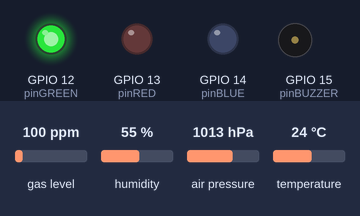
Bench run of a program on a simulated ESP32. Parts: output pins drawn as LEDs (lit = HIGH), buzzer (waves = sounding, pin HIGH). Inputs (shaded band) come from the test bench; at power-on: gas level 100 ppm, humidity 55 %, air pressure 1013 hPa, temperature 24 °C. What the program prints to the serial monitor is not drawn.

Above: at 54.8 s.
At 57.4 s:
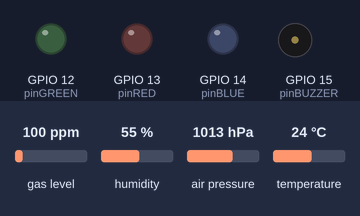
Timing chart, 0 to 59.1 s (numbered marks = the images above):
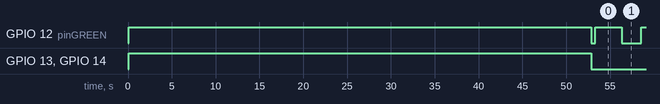

The program:

main.cpp
```cpp
#include <Wire.h>
#include <SPI.h>
#include <Adafruit_Sensor.h>
#include <Adafruit_BME680.h>
#include <stdio.h>
#include <stdlib.h>

#define SEALEVELPRESSURE_HPA (1013.25)
#define TAMANHO_JANELA_MEDIA 5 // Quantidade 'N' de leituras na fila para a media movel

// ---------------- ESTRUTURAS DA FILA ----------------
typedef struct No {
    float dado;
    struct No *prox;
} No;

typedef struct {
    No *inicio;
    No *fim;
    int tamanho;
    int capacidade_max;
    float soma; // Acumulador para calcular a media em O(1)
} Fila;

// ---------------- HARDWARE E VARIAVEIS GLOBAIS ----------------
// Pinos do LED e do Buzzer
const int pinRED = 13;
const int pinGREEN = 12;
const int pinBLUE = 14;
const int pinBUZZER = 15;

// Variaveis para o controle do Buzzer e do LED
unsigned long BuzzerBeginTime = 0;
bool buzzerAtivo = false;
unsigned long LedBeginTime = 0;
bool ledAtivo = false;

// Resistencia de referencia do sensor
float R0 = 0.0;

Adafruit_BME680 bme; // I2C

// Estrutura de dados do sensor
struct SensorData {
    float temperature;
    float humidity;
    float pressure;
    float gasResistance;      // Resistencia instantanea lida (kOhms)
    float gasResistanceMedia; // Media movel das ultimas N resistencias (kOhms)
    float altitude;
    float dewPoint;
    int airQualityLevel;
    float razao_R;
    unsigned long lastUpdate;
};

SensorData sensorData;
Fila filaResistencia; // Instancia global da fila de media movel

// ---------------- PROTOTIPOS DAS FUNCOES ----------------
// Funcoes do Sensor e Perifericos
void readSensorData();
float dewPointCalculation(float temperature, float humidity);
void printSensorData();
void activateBuzzer();
void updateBuzzer();
void updateLED();
void calibrarSensor();
int calculateAirQualityLevel(float razao_R);

// Funcoes da Fila (Lista Ligada)
Fila cria_fila(int capacidade_max);
void enqueue(Fila *fila, float valor);
void dequeue(Fila *fila);
float obter_media_fila(Fila *fila);
void limpar_fila(Fila *fila);

// ---------------- SETUP E LOOP ----------------
void setup() {
    Serial.begin(115200);
    delay(100);

    Serial.println(F("BME688 Environmental Monitor - Inicializando..."));

    if (!bme.begin()) {
        Serial.println("Nao foi possivel encontrar um sensor BME688 valido, verifique as conexoes!");
        while (1) {
            delay(1000);
        }
    }

    // Inicializa a fila com o tamanho definido para a media movel
    filaResistencia = cria_fila(TAMANHO_JANELA_MEDIA);

    // Configuracao dos pinos do LED e do buzzer
    pinMode(pinRED, OUTPUT);
    pinMode(pinGREEN, OUTPUT);
    pinMode(pinBLUE, OUTPUT);
    pinMode(pinBUZZER, OUTPUT);

    digitalWrite(pinRED, LOW);
    digitalWrite(pinGREEN, LOW);
    digitalWrite(pinBLUE, LOW);
    digitalWrite(pinBUZZER, LOW);

    // Configuracao do sensor
    // Segundo o datasheet, e recomendado iniciar umidade, temperatura e pressao nesta ordem
    bme.setHumidityOversampling(BME680_OS_4X);
    bme.setTemperatureOversampling(BME680_OS_8X);
    bme.setPressureOversampling(BME680_OS_4X);
    bme.setIIRFilterSize(BME680_FILTER_SIZE_3);
    bme.setGasHeater(320, 150); // 320 C por 150 ms
    Serial.println("Configuracao do sensor BME688 concluida.\n");

    calibrarSensor(); // Realiza a calibracao com o LED branco aceso
    readSensorData(); // Primeira leitura ja aplicando a fila
    printSensorData();
}

void loop() {
    static unsigned long lastReadTime = 0;

    // Realiza a leitura a cada 5 segundos (5000 ms)
    if (millis() - lastReadTime > 5000) {
        readSensorData();
        printSensorData();

        // Reseta o LED (apaga todas as cores)
        digitalWrite(pinRED, LOW);
        digitalWrite(pinGREEN, LOW);
        digitalWrite(pinBLUE, LOW);

        // Aciona o hardware conforme o nivel
        // 1 = bom (verde), 2 = moderado (amarelo), 3 = ruim (vermelho), 4 = critico (magenta + buzzer)
        switch (sensorData.airQualityLevel) {
            case 1:
                // LED verde
                digitalWrite(pinGREEN, HIGH);
                break;
            case 2:
                // LED amarelo
                digitalWrite(pinRED, HIGH);
                digitalWrite(pinGREEN, HIGH);
                break;
            case 3:
                // LED vermelho
                digitalWrite(pinRED, HIGH);
                break;
            case 4:
                // LED magenta + Buzzer
                digitalWrite(pinRED, HIGH);
                digitalWrite(pinBLUE, HIGH);
                activateBuzzer();
                break;
        }
        // Inicia os parametros de controle do LED
        LedBeginTime = millis();
        ledAtivo = true;

        lastReadTime = millis();
    }

    updateBuzzer();
    updateLED();
}

// ---------------- FUNCOES DO SENSOR E HARDWARE ----------------
void readSensorData() {
    unsigned long endTime = bme.beginReading();
    if (endTime == 0) {
        Serial.println("Falha ao iniciar leitura :(");
        return;
    }

    delay(50); // Tempo para medicao do sensor

    if (!bme.endReading()) {
        Serial.println("Falha ao completar leitura :(");
        return;
    }

    // Coleta e calculo dos dados basicos
    sensorData.humidity = bme.humidity;
    sensorData.temperature = bme.temperature;
    sensorData.pressure = bme.pressure / 100.0F;
    sensorData.gasResistance = bme.gas_resistance / 1000.0F; // kOhms
    sensorData.altitude = bme.readAltitude(SEALEVELPRESSURE_HPA);
    sensorData.dewPoint = dewPointCalculation(sensorData.temperature, sensorData.humidity);

    // Se o sensor ja foi calibrado (R0 > 0), alimenta a fila e usa a media movel
    if (R0 == 0.0F) {
        sensorData.gasResistanceMedia = sensorData.gasResistance;
        sensorData.razao_R = 0.0F;
    } else {
        enqueue(&filaResistencia, sensorData.gasResistance);
        sensorData.gasResistanceMedia = obter_media_fila(&filaResistencia);
        sensorData.razao_R = sensorData.gasResistanceMedia / R0;
    }

    sensorData.airQualityLevel = calculateAirQualityLevel(sensorData.razao_R);
    sensorData.lastUpdate = millis();
}

float dewPointCalculation(float temperature, float humidity) {
    float a = 17.271;
    float b = 237.7;
    float temp = (a * temperature) / (b + temperature) + log(humidity / 100.0);
    return (b * temp) / (a - temp);
}

int calculateAirQualityLevel(float razao_R) {
    if (razao_R >= 0.75) return 1;      // Excelente / Bom
    else if (razao_R >= 0.40) return 2; // Moderado
    else if (razao_R >= 0.20) return 3; // Ruim
    else return 4;                      // Critico
}

void printSensorData() {
    Serial.println("--- Novas Leituras do Sensor ---");
    Serial.printf("Temperatura: %.2f C\n", sensorData.temperature);
    Serial.printf("Umidade: %.2f %%\n", sensorData.humidity);
    Serial.printf("Pressao: %.2f hPa\n", sensorData.pressure);
    Serial.printf("Gas (Instantaneo): %.2f kOhms\n", sensorData.gasResistance);
    Serial.printf("Gas (Media Movel [%d/%d]): %.2f kOhms\n",
                  filaResistencia.tamanho, filaResistencia.capacidade_max, sensorData.gasResistanceMedia);
    Serial.printf("Altitude: %.2f m\n", sensorData.altitude);
    Serial.printf("Ponto de Orvalho: %.2f C\n", sensorData.dewPoint);
    Serial.printf("Razao entre as resistencias (R_medio / R0): %.2f\n", sensorData.razao_R);

    switch (sensorData.airQualityLevel) {
        case 1:
            Serial.printf("Nivel de Alerta: Bom\n");
            break;
        case 2:
            Serial.printf("Nivel de Alerta: Moderado\n");
            break;
        case 3:
            Serial.printf("Nivel de Alerta: Ruim\n");
            break;
        case 4:
            Serial.printf("Nivel de Alerta: Critico\n");
            break;
    }
    Serial.println("--------------------------------\n");
}

void activateBuzzer() {
    digitalWrite(pinBUZZER, HIGH);
    BuzzerBeginTime = millis();
    buzzerAtivo = true;
}

void updateBuzzer() {
    if (buzzerAtivo && millis() - BuzzerBeginTime > 1000) {
        digitalWrite(pinBUZZER, LOW);
        buzzerAtivo = false;
    }
}

void calibrarSensor() {
    Serial.println("Iniciando calibracao do BME688...");
    Serial.println("Mantenha o ambiente limpo. Aguarde alguns segundos.");

    // Acende o LED em Branco (Vermelho + Verde + Azul ativos) durante a calibracao
    digitalWrite(pinRED, HIGH);
    digitalWrite(pinGREEN, HIGH);
    digitalWrite(pinBLUE, HIGH);

    int numeroLeituras = 10;
    float somaDasLeituras = 0.0;
    float leituraAtual;

    // Descarta a primeirissima leitura, que costuma vir com lixo de memoria ou fria
    readSensorData();
    delay(500);

    for (int i = 0; i < numeroLeituras; i++) {
        readSensorData();
        leituraAtual = sensorData.gasResistance; // Resistencia instantanea em kOhms
        somaDasLeituras += leituraAtual;

        Serial.print("#");
        delay(5000);
    }

    // Apaga o LED branco ao finalizar a calibracao
    digitalWrite(pinRED, LOW);
    digitalWrite(pinGREEN, LOW);
    digitalWrite(pinBLUE, LOW);

    // Garante que a fila comece limpa apos a calibracao
    limpar_fila(&filaResistencia);

    // Calcula a media aritmetica de referencia
    R0 = somaDasLeituras / numeroLeituras;

    Serial.println();
    Serial.print("Calibracao concluida! R0 = ");
    Serial.print(R0);
    Serial.println(" kOhms\n");
}

void updateLED() {
    if (ledAtivo && (millis() - LedBeginTime > 3000)) {
        digitalWrite(pinRED, LOW);
        digitalWrite(pinGREEN, LOW);
        digitalWrite(pinBLUE, LOW);
        ledAtivo = false;
    }
}

// ---------------- IMPLEMENTACAO DAS FUNCOES DA FILA ----------------
Fila cria_fila(int capacidade_max) {
    Fila fila;
    fila.inicio = NULL;
    fila.fim = NULL;
    fila.tamanho = 0;
    fila.capacidade_max = capacidade_max;
    fila.soma = 0.0F;
    return fila;
}

void enqueue(Fila *fila, float valor) {
    if (fila == NULL) return;

    // Se a fila ja atingiu o limite de N elementos, remove o mais antigo antes de inserir
    if (fila->tamanho >= fila->capacidade_max) {
        dequeue(fila);
    }

    No *novo = (No *)malloc(sizeof(No));
    if (novo == NULL) {
        Serial.println("Erro: Falha ao alocar memoria para a fila!");
        return;
    }

    novo->dado = valor;
    novo->prox = NULL;

    if (fila->fim == NULL) { // Fila estava vazia
        fila->inicio = novo;
        fila->fim = novo;
    } else {
        fila->fim->prox = novo;
        fila->fim = novo;
    }

    fila->soma += valor;
    fila->tamanho++;
}

void dequeue(Fila *fila) {
    if (fila == NULL || fila->inicio == NULL) return;

    No *temp = fila->inicio;
    fila->soma -= temp->dado; // Subtrai da soma acumulada o valor que esta saindo

    fila->inicio = temp->prox;

    // Caso critico: se a fila ficou vazia apos a remocao, aterra o ponteiro 'fim'
    if (fila->inicio == NULL) {
        fila->fim = NULL;
        fila->soma = 0.0F; // Evita residuos de arredondamento de ponto flutuante
    }

    free(temp);
    fila->tamanho--;
}

float obter_media_fila(Fila *fila) {
    if (fila == NULL || fila->tamanho == 0) {
        return 0.0F;
    }
    return fila->soma / fila->tamanho;
}

void limpar_fila(Fila *fila) {
    if (fila == NULL) return;
    while (fila->inicio != NULL) {
        dequeue(fila);
    }
}
```

Measured:
- by itself, GPIO 12 (pinGREEN): repeats every 5.2 s: HIGH 3.0 s, LOW 2.2 s
